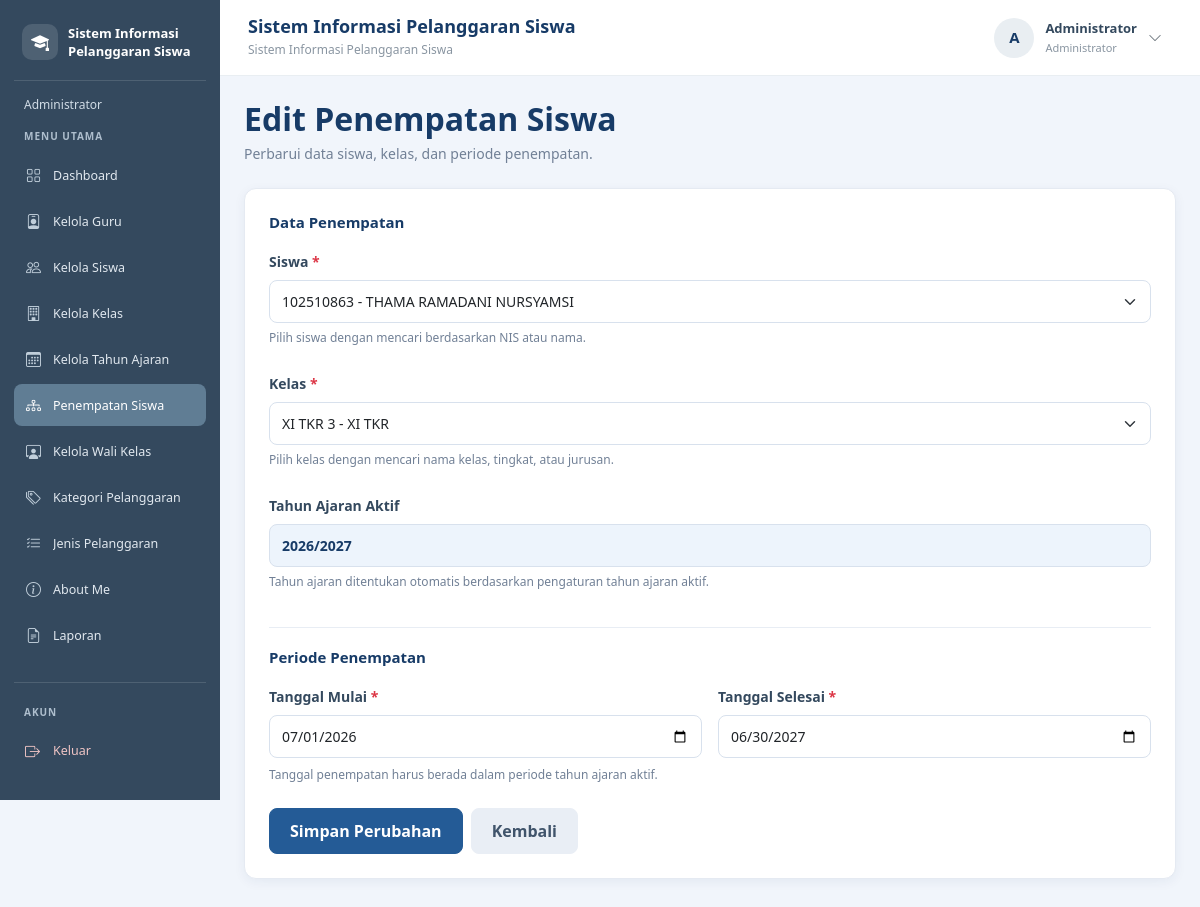
Page /edit_penempatan_siswa.php?id=336 (signed in) on the committed database.
### tables this page shows
CREATE TABLE `t_kelas_siswa` (
  `id` int(11) NOT NULL,
  `siswa_id` int(11) NOT NULL,
  `tahun_ajaran_id` int(11) NOT NULL,
  `kelas_id` int(11) NOT NULL,
  `tanggal_mulai` date NOT NULL,
  `tanggal_selesai` date NOT NULL,
  `status_aktif` tinyint(1) NOT NULL,
  `created_at` timestamp NOT NULL DEFAULT current_timestamp(),
  `updated_at` timestamp NOT NULL DEFAULT current_timestamp()
);

CREATE TABLE `t_siswa` (
  `id` int(11) NOT NULL,
  `nis` varchar(30) NOT NULL,
  `nisn` varchar(20) NOT NULL,
  `nama` varchar(150) NOT NULL,
  `jenis_kelamin` char(1) NOT NULL,
  `tanggal_lahir` date NOT NULL,
  `alamat` text NOT NULL,
  `status_aktif` tinyint(1) NOT NULL,
  `created_at` timestamp NOT NULL DEFAULT current_timestamp(),
  `updated_at` timestamp NOT NULL DEFAULT current_timestamp()
);

CREATE TABLE `t_kelas` (
  `id` int(11) NOT NULL,
  `nama` varchar(100) NOT NULL,
  `tingkat` varchar(20) NOT NULL,
  `jurusan` varchar(100) NOT NULL,
  `status_aktif` tinyint(1) NOT NULL,
  `created_at` timestamp NULL DEFAULT current_timestamp(),
  `updated_at` timestamp NULL DEFAULT current_timestamp()
);

CREATE TABLE `t_tahun_ajaran` (
  `id` int(11) NOT NULL,
  `nama` varchar(20) NOT NULL,
  `tanggal_mulai` date NOT NULL,
  `tanggal_selesai` date NOT NULL,
  `status_aktif` tinyint(1) NOT NULL,
  `created_at` timestamp NULL DEFAULT current_timestamp(),
  `updated_at` timestamp NULL DEFAULT current_timestamp()
);

### edit_penempatan_siswa.php (the view, shortened to what this page needs)
<?php
include "config/koneksi.php";
$id = (int)($_GET['id'] ?? $_POST['id'] ?? 0);
$stmt = mysqli_prepare(
    $koneksi,
    "SELECT id, siswa_id, kelas_id, tahun_ajaran_id,
            tanggal_mulai, tanggal_selesai
     FROM t_kelas_siswa
     WHERE id = ?"
);
mysqli_stmt_bind_param($stmt, "i", $id);
mysqli_stmt_execute($stmt);
$data = mysqli_fetch_assoc(mysqli_stmt_get_result($stmt));
$sqlTahun = "SELECT id, nama, tanggal_mulai, tanggal_selesai
             FROM t_tahun_ajaran
             WHERE status_aktif = 1
             ORDER BY tanggal_mulai DESC
             LIMIT 1";
$resultTahun = mysqli_query($koneksi, $sqlTahun);
$tahunAktif = mysqli_fetch_assoc($resultTahun);
$siswaId = (int)($_POST['siswa_id'] ?? $data['siswa_id']);
$kelasId = (int)($_POST['kelas_id'] ?? $data['kelas_id']);
$tanggalMulai = $_POST['tanggal_mulai'] ?? $data['tanggal_mulai'];
$tanggalSelesai = $_POST['tanggal_selesai'] ?? $data['tanggal_selesai'];
$siswa = mysqli_query(
    $koneksi,
    "SELECT id, nis, nama
     FROM t_siswa
     WHERE status_aktif = 1
        OR id = " . (int)$data['siswa_id'] . "
     ORDER BY nama ASC"
);
$kelas = mysqli_query(
    $koneksi,
    "SELECT id, nama, tingkat, jurusan
     FROM t_kelas
     WHERE status_aktif = 1
        OR id = " . (int)$data['kelas_id'] . "
     ORDER BY nama ASC"
);
?>
<!DOCTYPE html>
<html lang="id">
<head>
    <link href="https://cdn.jsdelivr.net/npm/bootstrap@5.3.8/dist/css/bootstrap.min.css"
          rel="stylesheet">
    <link href="https://cdn.jsdelivr.net/npm/tom-select@2.4.3/dist/css/tom-select.bootstrap5.min.css"
          rel="stylesheet">
</head>
<body>
<?php include "includes/sidebar.php"; ?>
<?php include "includes/navbar.php"; ?>
<main class="konten-utama">
    <div class="mb-4">
        <h2 class="judul-halaman">Edit Penempatan Siswa</h2>
        <p class="deskripsi-halaman">
            Perbarui data siswa, kelas, dan periode penempatan.
        </p>
    </div>
    <div class="card card-form">
        <div class="card-body p-3 p-md-4">
            <form method="POST">
                <div class="bagian-form">
                    <h6 class="judul-bagian">Data Penempatan</h6>
                    <div class="mb-4">
                        <label for="siswa_id" class="form-label">
                            Siswa <span class="text-danger">*</span>
                        </label>
                        <select
                            name="siswa_id"
                            id="siswa_id"
                            class="form-select"
                            placeholder="Cari NIS atau nama siswa..."
                            required>
                            <?php while ($s = mysqli_fetch_assoc($siswa)) { ?>
                                <option
                                    value="<?= (int)$s['id']; ?>"
                                    <?= $siswaId == $s['id'] ? 'selected' : ''; ?>>
                                    <?= htmlspecialchars(
                                        $s['nis'] . ' - ' . $s['nama'],
                                        ENT_QUOTES,
                                        'UTF-8'
                                    ); ?>
                                </option>
                            <?php } ?>
                        </select>
                        <div class="keterangan">
                            Pilih siswa dengan mencari berdasarkan NIS atau nama.
                        </div>
                    </div>
                    <div class="mb-4">
                        <label for="kelas_id" class="form-label">
                            Kelas <span class="text-danger">*</span>
                        </label>
                        <select
                            name="kelas_id"
                            id="kelas_id"
                            class="form-select"
                            placeholder="Cari nama kelas atau jurusan..."
                            required>
                            <?php while ($k = mysqli_fetch_assoc($kelas)) { ?>
                                <option
                                    value="<?= (int)$k['id']; ?>"
                                    <?= $kelasId == $k['id'] ? 'selected' : ''; ?>>
                                    <?= htmlspecialchars(
                                        $k['nama'] . ' - ' . $k['tingkat'] . ' ' . $k['jurusan'],
                                        ENT_QUOTES,
                                        'UTF-8'
                                    ); ?>
                                </option>
                            <?php } ?>
                        </select>
                        <div class="keterangan">
                            Pilih kelas dengan mencari nama kelas, tingkat, atau jurusan.
                        </div>
                    </div>
                    <div class="mb-3">
                        <label class="form-label">Tahun Ajaran Aktif</label>
                        <?php if ($tahunAktif) { ?>
                            <input
                                type="text"
                                class="form-control tahun-aktif"
                                value="<?= htmlspecialchars($tahunAktif['nama'], ENT_QUOTES, 'UTF-8'); ?>"
                                readonly>
                            <div class="keterangan">
                                Tahun ajaran ditentukan otomatis berdasarkan pengaturan tahun ajaran aktif.
                            </div>
                        <?php } ?>
                    </div>
                </div>
                <div class="mb-4">
                    <h6 class="judul-bagian">Periode Penempatan</h6>
                    <div class="row g-3">
                        <div class="col-md-6">
                            <label for="tanggal_mulai" class="form-label">
                                Tanggal Mulai <span class="text-danger">*</span>
                            </label>
                            <input
                                type="date"
                                name="tanggal_mulai"
                                id="tanggal_mulai"
                                class="form-control"
                                value="<?= htmlspecialchars($tanggalMulai, ENT_QUOTES, 'UTF-8'); ?>"
                                min="<?= $tahunAktif ? htmlspecialchars($tahunAktif['tanggal_mulai'], ENT_QUOTES, 'UTF-8') : ''; ?>"
                                max="<?= $tahunAktif ? htmlspecialchars($tahunAktif['tanggal_selesai'], ENT_QUOTES, 'UTF-8') : ''; ?>"
                                required
                                <?= !$tahunAktif ? 'disabled' : ''; ?>>
                        </div>
                        <div class="col-md-6">
                            <label for="tanggal_selesai" class="form-label">
                                Tanggal Selesai <span class="text-danger">*</span>
                            </label>
                            <input
                                type="date"
                                name="tanggal_selesai"
                                id="tanggal_selesai"
                                class="form-control"
                                value="<?= htmlspecialchars($tanggalSelesai, ENT_QUOTES, 'UTF-8'); ?>"
                                min="<?= $tahunAktif ? htmlspecialchars($tahunAktif['tanggal_mulai'], ENT_QUOTES, 'UTF-8') : ''; ?>"
                                max="<?= $tahunAktif ? htmlspecialchars($tahunAktif['tanggal_selesai'], ENT_QUOTES, 'UTF-8') : ''; ?>"
                                required
                                <?= !$tahunAktif ? 'disabled' : ''; ?>>
                        </div>
                    </div>
                    <div class="keterangan mt-2">
                        Tanggal penempatan harus berada dalam periode tahun ajaran aktif.
                    </div>
                </div>
                <div class="d-flex flex-wrap gap-2">
                    <button
                        type="submit"
                        class="btn btn-simpan"
                        <?= !$tahunAktif ? 'disabled' : ''; ?>>
                        Simpan Perubahan
                    </button>
                    <a href="penempatan_siswa.php" class="btn btn-kembali">
                        Kembali
                    </a>
                </div>
            </form>
        </div>
    </div>
</main>
</body>
</html>

### edit_penempatan_siswa.php (style rules this page uses)
body { margin: 0; background: #F1F5FB; }
.konten-utama { margin-left: 220px !important; width: calc(100% - 220px) !important; min-height: 100vh; padding: 100px 24px 30px; box-sizing: border-box; }
.konten-utama, .konten-utama * { box-sizing: border-box; }
.konten-utama .judul-halaman { color: #173B67; font-weight: 700; margin-bottom: 5px; }
.konten-utama .deskripsi-halaman { color: #718096; font-size: 14px; margin-bottom: 0; }
.konten-utama .card-form { background: #fff; border: 1px solid #E5EAF2; border-radius: 12px; box-shadow: 0 3px 12px rgba(23, 59, 103, 0.06); }
.konten-utama .form-label { color: #34495E; font-weight: 600; font-size: 14px; margin-bottom: 8px; }
.konten-utama .form-control, .konten-utama .form-select { min-height: 43px; border: 1px solid #D8E1ED; border-radius: 8px; font-size: 14px; }
.konten-utama .tahun-aktif { background: #EDF4FC; color: #173B67; font-weight: 600; }
.konten-utama .keterangan { color: #718096; font-size: 12px; margin-top: 6px; }
.konten-utama .btn-simpan { background: #245B96; border: 1px solid #245B96; color: #fff; border-radius: 8px; padding: 10px 20px; font-weight: 600; }
.konten-utama .btn-kembali { background: #E9EEF5; border: 1px solid #E9EEF5; color: #40546B; border-radius: 8px; padding: 10px 20px; font-weight: 600; }
.konten-utama .bagian-form { border-bottom: 1px solid #E8EDF4; padding-bottom: 20px; margin-bottom: 20px; }
.konten-utama .judul-bagian { color: #173B67; font-size: 15px; font-weight: 700; margin-bottom: 18px; }

### rows in the picture
t_kelas_siswa: siswa_id "102510863 - THAMA RAMADANI NURSYAMSI", kelas_id "XI TKR 3 - XI TKR", tanggal_mulai "07/01/2026", tanggal_selesai "06/30/2027"
t_tahun_ajaran: nama "2026/2027"

### other values in the picture
$labelRole "Administrator"
$menu[0] "Dashboard"
$menu[0] "Kelola Guru"
$menu[0] "Kelola Siswa"
$menu[0] "Kelola Kelas"
$menu[0] "Kelola Tahun Ajaran"
$menu[0] "Penempatan Siswa"
$menu[0] "Kelola Wali Kelas"
$menu[0] "Kategori Pelanggaran"
$menu[0] "Jenis Pelanggaran"
$menu[0] "About Me"
$menu[0] "Laporan"
$judulNavbar "Sistem Informasi Pelanggaran Siswa"
$inisial "A"
$namaPengguna "Administrator"
